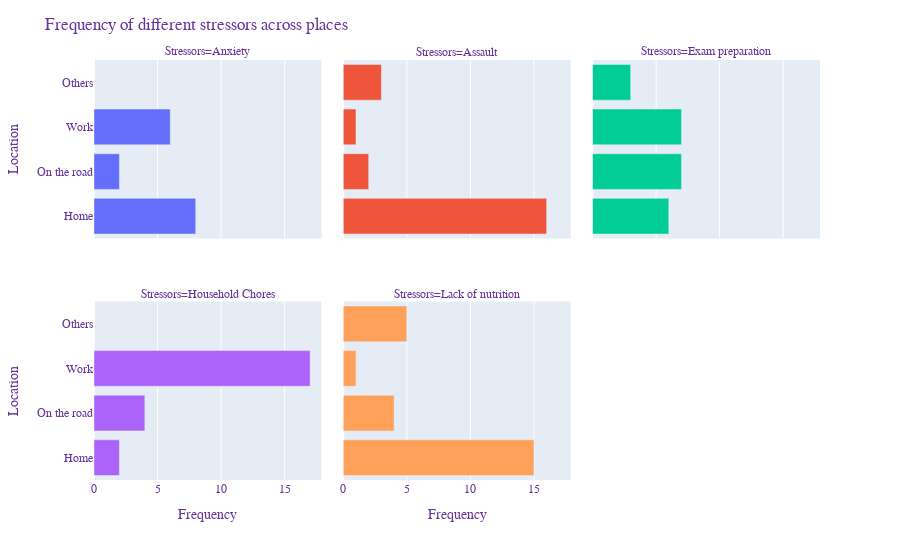

Source (notebook cell):
### Code cell
import plotly.express as px
import pandas as pd
import plotly.graph_objects as go
import pandas as pd
from pandas.api.types import CategoricalDtype
                       
cats = [ 'Mon', 'Tue', 'Wed', 'Thu', 'Fri', 'Sat', 'Sun']
df = pd.read_csv("Stressors_weekdays_timeofday.csv")
temp3=df.groupby(['Location',"Stressors"], as_index=False)['Frequency'].sum()
# temp3['Day'] = pd.Categorical(temp3['Day'], categories=cats, ordered=True)
# temp3 = temp3.sort_values(['Day'])
fig6 = px.bar(temp3, x="Frequency", y="Location", facet_col="Stressors", orientation='h',
             color="Stressors",facet_col_spacing=0.03,facet_row_spacing=0.15,facet_col_wrap=3,
              category_orders={"Day":cats}
            )


fig6.update_layout(barmode='overlay')
# fig.update_yaxes(matches=None)
# fig9.update_yaxes( secondary_y=False)
# fig7.update_xaxes( secondary_x=False)
fig6.update_layout(showlegend=False)
# fig9.update_xaxes(showgrid=True, ticks="outside")
# fig9.update_yaxes(showgrid=True, ticks="outside")

fig6.update_layout(
    
    xaxis_title="Frequency",
    title="Frequency of different stressors across places",
    legend_title="Week",
    font=dict(
        family="Courier New, monospace",
        size=12,
        color="RebeccaPurple"
    )
)
# fig9.show()

### Figure 1 — Plotly figure (JSON) as saved in the notebook; plotly's stock layout.template omitted (floating-point values rounded to 4 significant figures)
{"data": [{"alignmentgroup": "True", "hovertemplate": "Stressors=Anxiety<br>Frequency=%{x}<br>Location=%{y}<extra></extra>", "legendgroup": "Anxiety", "marker": {"color": "#636efa"}, "name": "Anxiety", "offsetgroup": "Anxiety", "orientation": "h", "showlegend": true, "textposition": "auto", "type": "bar", "x": [8, 2, 6], "xaxis": "x4", "y": ["Home", "On the road", "Work"], "yaxis": "y4"}, {"alignmentgroup": "True", "hovertemplate": "Stressors=Assault<br>Frequency=%{x}<br>Location=%{y}<extra></extra>", "legendgroup": "Assault", "marker": {"color": "#EF553B"}, "name": "Assault", "offsetgroup": "Assault", "orientation": "h", "showlegend": true, "textposition": "auto", "type": "bar", "x": [16, 2, 3, 1], "xaxis": "x5", "y": ["Home", "On the road", "Others", "Work"], "yaxis": "y5"}, {"alignmentgroup": "True", "hovertemplate": "Stressors=Exam preparation<br>Frequency=%{x}<br>Location=%{y}<extra></extra>", "legendgroup": "Exam preparation", "marker": {"color": "#00cc96"}, "name": "Exam preparation", "offsetgroup": "Exam preparation", "orientation": "h", "showlegend": true, "textposition": "auto", "type": "bar", "x": [6, 7, 3, 7], "xaxis": "x6", "y": ["Home", "On the road", "Others", "Work"], "yaxis": "y6"}, {"alignmentgroup": "True", "hovertemplate": "Stressors=Household Chores<br>Frequency=%{x}<br>Location=%{y}<extra></extra>", "legendgroup": "Household Chores", "marker": {"color": "#ab63fa"}, "name": "Household Chores", "offsetgroup": "Household Chores", "orientation": "h", "showlegend": true, "textposition": "auto", "type": "bar", "x": [2, 4, 17], "xaxis": "x", "y": ["Home", "On the road", "Work"], "yaxis": "y"}, {"alignmentgroup": "True", "hovertemplate": "Stressors=Lack of nutrition<br>Frequency=%{x}<br>Location=%{y}<extra></extra>", "legendgroup": "Lack of nutrition", "marker": {"color": "#FFA15A"}, "name": "Lack of nutrition", "offsetgroup": "Lack of nutrition", "orientation": "h", "showlegend": true, "textposition": "auto", "type": "bar", "x": [15, 4, 5, 1], "xaxis": "x2", "y": ["Home", "On the road", "Others", "Work"], "yaxis": "y2"}], "layout": {"annotations": [{"font": {}, "showarrow": false, "text": "Stressors=Household Chores", "x": 0.1567, "xanchor": "center", "xref": "paper", "y": 0.425, "yanchor": "bottom", "yref": "paper"}, {"font": {}, "showarrow": false, "text": "Stressors=Lack of nutrition", "x": 0.5, "xanchor": "center", "xref": "paper", "y": 0.425, "yanchor": "bottom", "yref": "paper"}, {"font": {}, "showarrow": false, "text": "Stressors=Anxiety", "x": 0.1567, "xanchor": "center", "xref": "paper", "y": 1, "yanchor": "bottom", "yref": "paper"}, {"font": {}, "showarrow": false, "text": "Stressors=Assault", "x": 0.5, "xanchor": "center", "xref": "paper", "y": 1, "yanchor": "bottom", "yref": "paper"}, {"font": {}, "showarrow": false, "text": "Stressors=Exam preparation", "x": 0.8433, "xanchor": "center", "xref": "paper", "y": 1, "yanchor": "bottom", "yref": "paper"}], "barmode": "overlay", "font": {"color": "RebeccaPurple", "family": "Courier New, monospace", "size": 12}, "legend": {"title": {"text": "Week"}, "tracegroupgap": 0}, "margin": {"t": 60}, "showlegend": false, "title": {"text": "Frequency of different stressors across places"}, "xaxis": {"anchor": "y", "domain": [0, 0.3133], "title": {"text": "Frequency"}}, "xaxis2": {"anchor": "y2", "domain": [0.3433, 0.6567], "matches": "x", "title": {"text": "Frequency"}}, "xaxis3": {"anchor": "y3", "domain": [0.6867, 1.0], "matches": "x", "title": {"text": "Frequency"}}, "xaxis4": {"anchor": "y4", "domain": [0, 0.3133], "matches": "x", "showticklabels": false}, "xaxis5": {"anchor": "y5", "domain": [0.3433, 0.6567], "matches": "x", "showticklabels": false}, "xaxis6": {"anchor": "y6", "domain": [0.6867, 1.0], "matches": "x", "showticklabels": false}, "yaxis": {"anchor": "x", "domain": [0, 0.425], "title": {"text": "Location"}}, "yaxis2": {"anchor": "x2", "domain": [0, 0.425], "matches": "y", "showticklabels": false}, "yaxis3": {"anchor": "x3", "domain": [0, 0.425], "matches": "y", "showticklabels": false}, "yaxis4": {"anchor": "x4", "domain": [0.575, 1], "matches": "y", "title": {"text": "Location"}}, "yaxis5": {"anchor": "x5", "domain": [0.575, 1], "matches": "y", "showticklabels": false}, "yaxis6": {"anchor": "x6", "domain": [0.575, 1], "matches": "y", "showticklabels": false}}}
